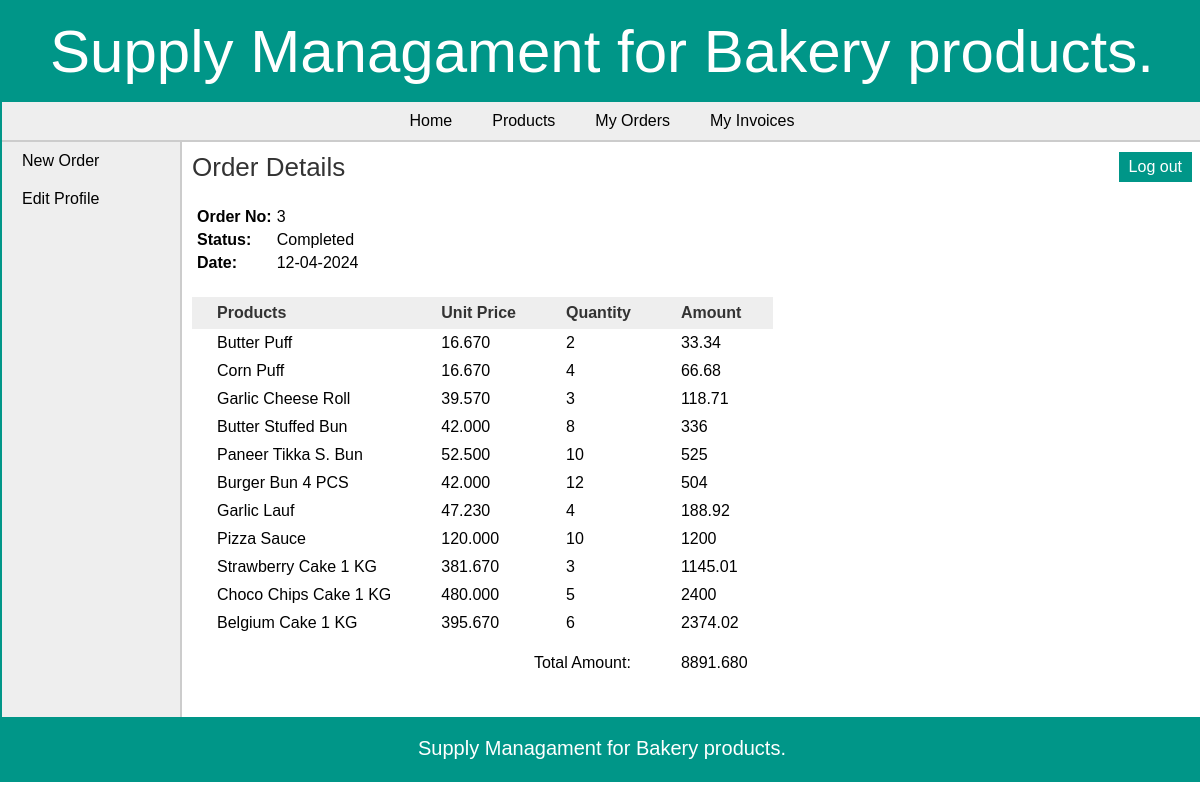
Page /retailer/view_order_items.php?id=3 (signed in) on the committed database.
### tables this page shows
CREATE TABLE `orders` (
  `order_id` int(11) NOT NULL,
  `date` date NOT NULL,
  `retailer_id` int(11) NOT NULL,
  `approved` tinyint(1) NOT NULL,
  `status` tinyint(1) NOT NULL,
  `total_amount` decimal(10,3) NOT NULL
);

CREATE TABLE `order_items` (
  `order_items_id` int(11) NOT NULL,
  `order_id` int(11) NOT NULL,
  `pro_id` int(11) NOT NULL,
  `quantity` int(6) NOT NULL
);

CREATE TABLE `products` (
  `pro_id` int(11) NOT NULL,
  `pro_name` varchar(25) NOT NULL,
  `pro_desc` text DEFAULT NULL,
  `pro_price` decimal(10,3) NOT NULL,
  `unit` int(11) NOT NULL,
  `pro_cat` int(11) NOT NULL,
  `quantity` int(6) DEFAULT NULL
);

### retailer/view_order_items.php (the view, shortened to what this page needs)
<?php
	require("../includes/config.php");
	if(isset($_SESSION['manufacturer_login']) || isset($_SESSION['admin_login']) || isset($_SESSION['retailer_login'])) {
			$order_id = $_GET['id'];
			$query_selectOrderItems = "SELECT *,order_items.quantity AS quantity FROM orders,order_items,products WHERE order_items.order_id='$order_id' AND order_items.pro_id=products.pro_id AND order_items.order_id=orders.order_id";
			$result_selectOrderItems = mysqli_query($con,$query_selectOrderItems);
			$query_selectOrder = "SELECT date,status FROM orders WHERE order_id='$order_id'";
			$result_selectOrder = mysqli_query($con,$query_selectOrder);
			$row_selectOrder = mysqli_fetch_array($result_selectOrder);
		}
		else {
			header('Location:../index.php');
		}
?>
<!DOCTYPE html>
<html>
<head>
	<link rel="stylesheet" href="../includes/main_style.css" >
</head>
<body>
	<?php
		include("../includes/header.inc.php");
		include("../includes/nav_retailer.inc.php");
		include("../includes/aside_retailer.inc.php");
	?>
	<section>
		<h1>Order Details</h1>
		<table class="table_infoFormat">
		<tr>
			<td> Order No: </td>
			<td> <?php echo $order_id; ?> </td>
		</tr>
		<tr>
			<td> Status: </td>
			<td>
			<?php
				if($row_selectOrder['status'] == 0) {
					echo "Pending";
				}
				else {
					echo "Completed";
				}
			?>
			</td>
		</tr>
		<tr>
			<td> Date: </td>
			<td> <?php echo date("d-m-Y",strtotime($row_selectOrder['date'])); ?> </td>
		</tr>
		</table>
		<form action="" method="POST" class="form">
		<table class="table_invoiceFormat">
			<tr>
				<th> Products </th>
				<th> Unit Price </th>
				<th> Quantity </th>
				<th> Amount </th>
			</tr>
			<?php $i=1; while($row_selectOrderItems = mysqli_fetch_array($result_selectOrderItems)) { ?>
			<tr>
				<td> <?php echo $row_selectOrderItems['pro_name']; ?> </td>
				<td> <?php echo $row_selectOrderItems['pro_price']; ?> </td>
				<td> <?php echo $row_selectOrderItems['quantity']; ?> </td>
				<td> <?php echo $row_selectOrderItems['quantity']*$row_selectOrderItems['pro_price']; ?> </td>
			</tr>
			<?php $i++; } ?>
			<tr style="height:40px;vertical-align:bottom;">
				<td colspan="3" style="text-align:right;"> Total Amount: </td>
				<td>
				<?php
					mysqli_data_seek($result_selectOrderItems,0);
					$row_selectOrderItems = mysqli_fetch_array($result_selectOrderItems);
					echo $row_selectOrderItems['total_amount'];
				?>
				</td>
			</tr>
		</table>
		</form>
	</section>
	<?php
		include("../includes/footer.inc.php");
	?>
</body>
</html>

### includes/main_style.css (style rules this page uses)
* { font-family: arial,sans-serif; margin:0px; padding:0px; }
body { width:1200px; margin:auto; border:2px solid #009688; }
section { width:1000px; padding:10px; padding-bottom:40px; }
section h1 { margin-bottom:10px; font-weight:normal; color:#333; font-size: 26px; }
table { border-collapse: collapse; }
.table_invoiceFormat th { background-color:#eee; color:#333; padding: 7px 25px; }
.table_invoiceFormat tr { border:none; }
.table_invoiceFormat td,.table_invoiceFormat tr { padding: 5px 25px; text-align: left; }
.table_infoFormat { margin:20px 5px 25px; }
.table_infoFormat td { padding:5px 5px 0px 0px; }
.table_infoFormat td:first-child { font-weight:bold; }

### rows in the picture
orders: date "12-04-2024", total_amount "8891.680"
order_items: pro.pro_name "Butter Puff", pro.pro_price "16.670", quantity "2", quantity.pro_price "33.34"
order_items: pro.pro_name "Corn Puff", pro.pro_price "16.670", quantity "4", quantity.pro_price "66.68"
order_items: pro.pro_name "Garlic Cheese Roll", pro.pro_price "39.570", quantity "3", quantity.pro_price "118.71"
order_items: pro.pro_name "Butter Stuffed Bun", pro.pro_price "42.000", quantity "8", quantity.pro_price "336"
order_items: pro.pro_name "Paneer Tikka S. Bun", pro.pro_price "52.500", quantity "10", quantity.pro_price "525"
order_items: pro.pro_name "Burger Bun 4 PCS", pro.pro_price "42.000", quantity "12", quantity.pro_price "504"
order_items: pro.pro_name "Garlic Lauf", pro.pro_price "47.230", quantity "4", quantity.pro_price "188.92"
order_items: pro.pro_name "Pizza Sauce", pro.pro_price "120.000", quantity "10", quantity.pro_price "1200"
order_items: pro.pro_name "Strawberry Cake 1 KG", pro.pro_price "381.670", quantity "3", quantity.pro_price "1145.01"
order_items: pro.pro_name "Choco Chips Cake 1 KG", pro.pro_price "480.000", quantity "5", quantity.pro_price "2400"
order_items: pro.pro_name "Belgium Cake 1 KG", pro.pro_price "395.670", quantity "6", quantity.pro_price "2374.02"

### other values in the picture
$order_id "3"
